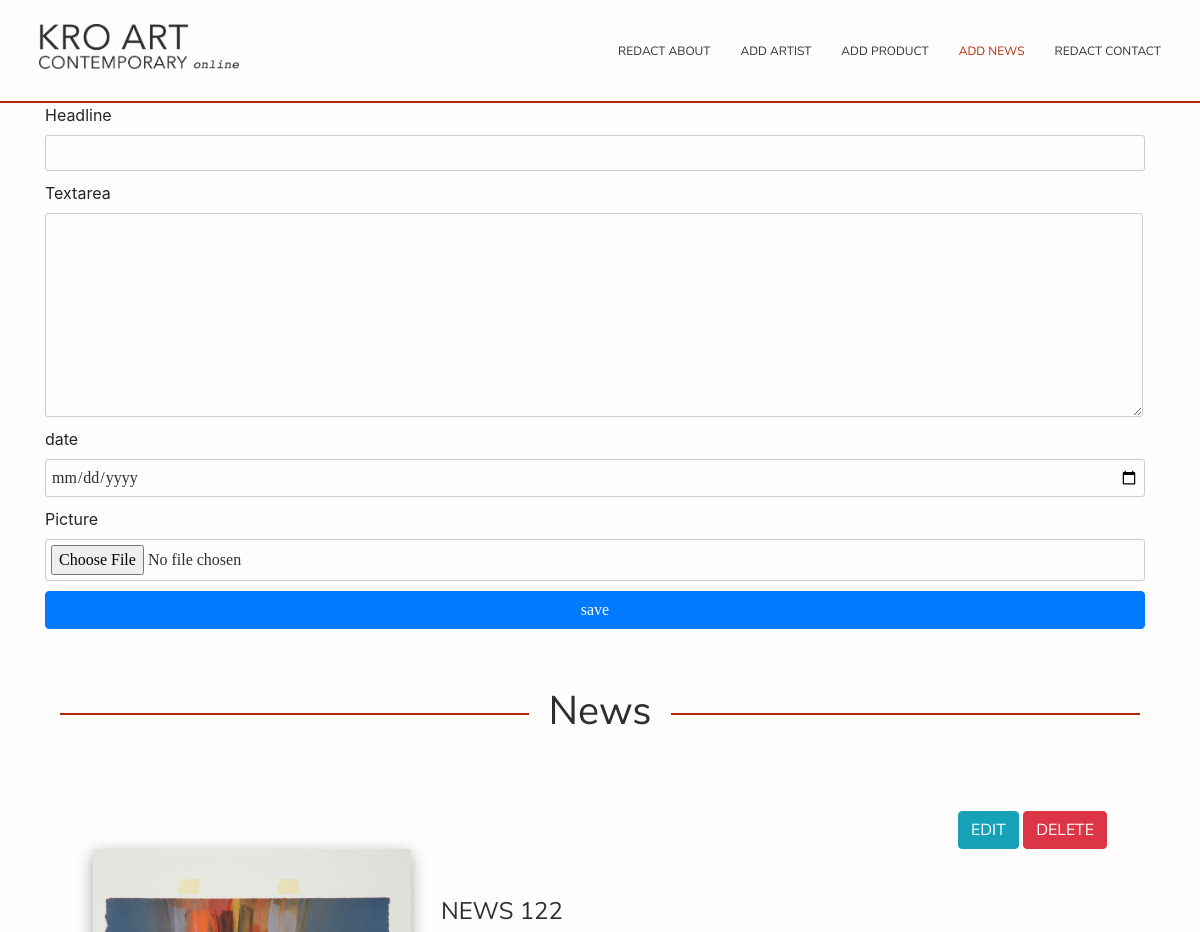
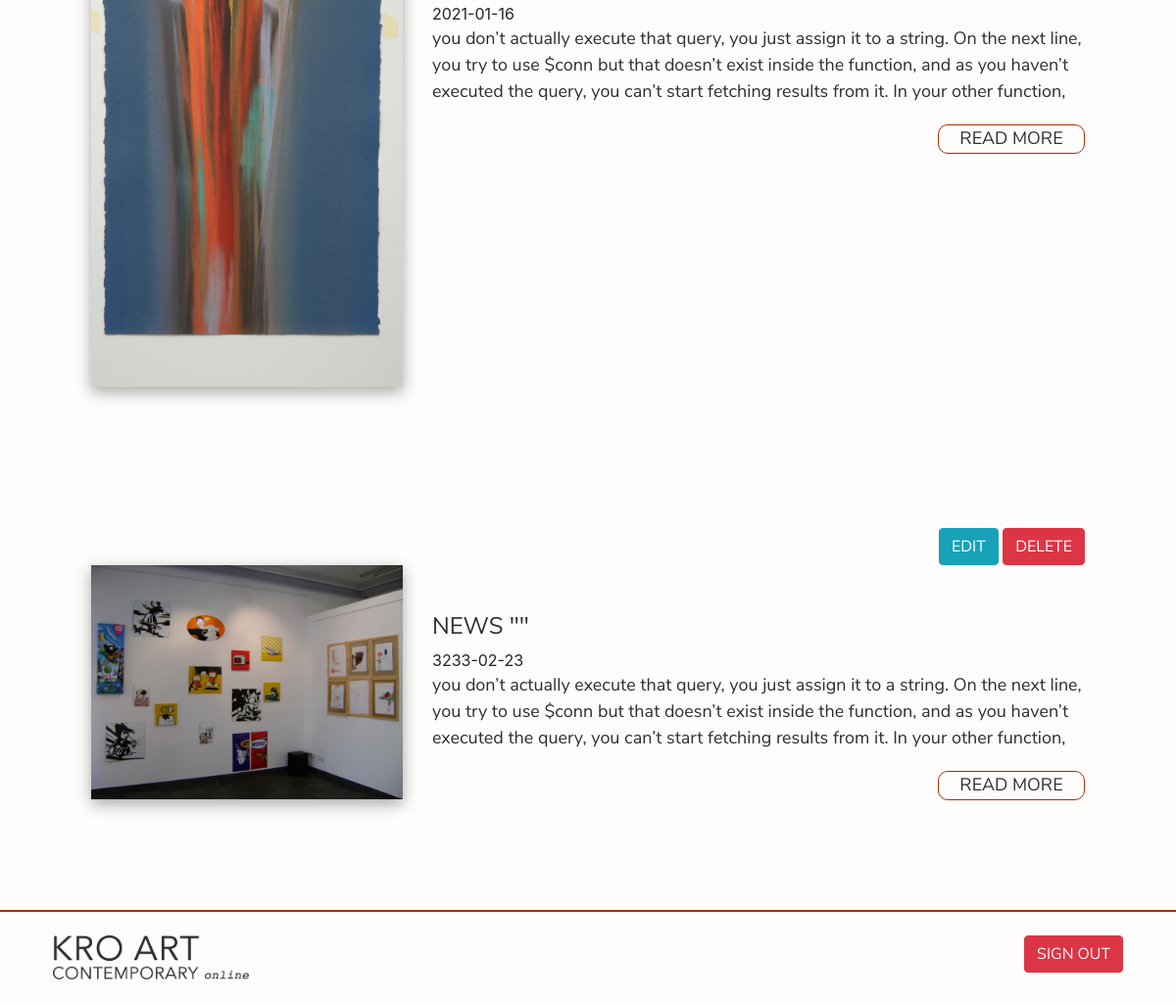
The page /Website/admin/news/news.php (signed in) on the database its author committed (2 pictures, top to bottom).
### tables this page shows
CREATE TABLE `news` (
  `news_id` int(11) NOT NULL,
  `headline` varchar(255) NOT NULL,
  `daten` date NOT NULL,
  `textn` text NOT NULL,
  `picture` varchar(255) NOT NULL
);

### Website/admin/backend/php_code.php (called while the page is built, shortened)
<?php
	$update="";
	$headline ="";
	$daten ="";
	$fileName="";
?>

### Website/admin/news/news.php (the view, shortened to what this page needs)
<?php include('../backend/php_code.php');?>
<?php  include_once('../includes/navbarAdmin.php') ?>
<main>
<div class="container">
<form method="post" action="../backend/php_code.php" enctype="multipart/form-data">
    <div class="input-group">
        <label>Headline</label>
        <input type="text" name="headline" value="<?php echo $headline ?>">
    </div>
    <div class="input-group">
        <label>Textarea</label>
        <textarea type="text" rows="8" name="text"  size="100000" placeholder=""><?php echo $textn ?></textarea>
    </div>
    <div class="input-group">
        <label>date</label>
        <input type="date" name="date" value="<?php echo $daten ?>" >
    </div>
    <div class="input-group">
        <label>Picture</label>
        <input type="file" name="picture" value="<?php echo '../img/' . $fileName ?>">
    </div>
    <div class="input-group">
		<?php if($update == true){
		 echo '<input class="btn btn-info" type="submit" name="update" value="update">';
		} else {
         echo '<input class="btn btn-primary" type="submit" name="save" value="save">';
		}?>
    </div>
<?php $results = mysqli_query($db, "SELECT * FROM news"); ?>
<table>
	<div class="container home-container mt-5">
      <h1><span class="news_line">News</span></h1>
    </div>
	<?php while ($row = mysqli_fetch_array($results)) { ?>
	<div class="container p-5 mb-5">
    <div class="text-right">
    <a href="news.php?edit=<?php echo $row['news_id']; ?>" class="btn btn-info ml-3">Edit</a>
	<a href="../backend/php_code.php?delete=<?php echo $row['news_id']; ?>" class="btn btn-danger">Delete</a>
    </div>
     <div class="row d-flex">
     <div class="img_News col-lg-4 col-md-5 col-sm-12">
	 <?php echo '<img  class="img_News" src=../../img/'.$row["picture"].' alt="">' ?>
	 </div>
     <div class="col-lg-8 col-md-7 col-sm-12 pt-5 ">
     <div><h4><?php echo $row['headline']; ?></h4></div>
     <div class="date"><?php echo $row['daten']; ?></div>
     <div class="textBox"><p><?php echo $row['textn']; ?></p></div>
     <p class="read-more button-News mt-3">READ MORE</p></div>
     </div>
     </div>
     </div>
	<?php } ?>
</main>
<?php include_once('../includes/footerAdmin.php') ?>

### Website/Style/style.css (style rules this page uses)
body { background-color: #fffdfb; }
h1 { font-family: "nunito"; color: #2d2d34; }
h4 { font-family: "nunito"; font-size: 24px; color: #2d2d34; }
p { font-family:"monserrat"; font-size: 18px; color: #2d2d34; }
a { text-transform: uppercase; font-size: 12px; color: #2d2d34; font-family: "nunito"; }
body, html { margin:0; padding:0; }
.home-container h1 { width: 100%; margin: .7em auto; overflow: hidden; text-align: center; font-weight:300; }
.news_line:before, .news_line:after { content: ""; display: inline-block; width: 50%; margin: 0 .5em 0 -55%; vertical-align: middle; border-bottom: 1px solid; border:1px solid #ae2b0a }
.news_line:after { margin: 0 -55% 0 .5em; }
.img_News { max-width: 100%; width: 100%; }
.img_News img { -moz-box-shadow: rgba(0, 0, 0, 0.35) 0px 5px 15px; -webkit-box-shadow: rgba(0, 0, 0, 0.35) 0px 5px 15px; box-shadow: rgba(0, 0, 0, 0.35) 0px 5px 15px; }
.date { border: 0 solid transparent; }
.button-News { text-align: center; border: 1px solid #ae2b0a; border-radius: 10px; max-width: 100%; width: 150px; height: 30px; float: right; text-transform: uppercase !important; }
input, textarea, select { margin-bottom: 10px; border: 1px solid #ccc; border-radius: 3px; }
input { width: calc(100% - 10px); padding: 5px; background: transparent; color: #2d2d34; font-family: "monserrat"; }
textarea { width: calc(100% - 12px); padding: 5px; background: transparent; color: #2d2d34; font-family: "monserrat"; }
form p { font-family:"nunito" !important; color: #2d2d34; }
.textBox { height:85px; text-overflow: ellipsis; overflow: hidden; margin: 0; padding: 0; }

### rows shown on the page
news: picture (picture), headline "NEWS 122", daten "2021-01-16", textn "you don’t actually execute that query, you just assign it to a string. On the next line, you try to use $conn but that doesn’t exist inside the function, and as you haven’t executed the query, you can’t start fetching results from it. In your other function,…"
news: picture (picture), headline "NEWS \"\"", daten "3233-02-23", textn "you don’t actually execute that query, you just assign it to a string. On the next line, you try to use $conn but that doesn’t exist inside the function, and as you haven’t executed the query, you can’t start fetching results from it. In your other function,…"
